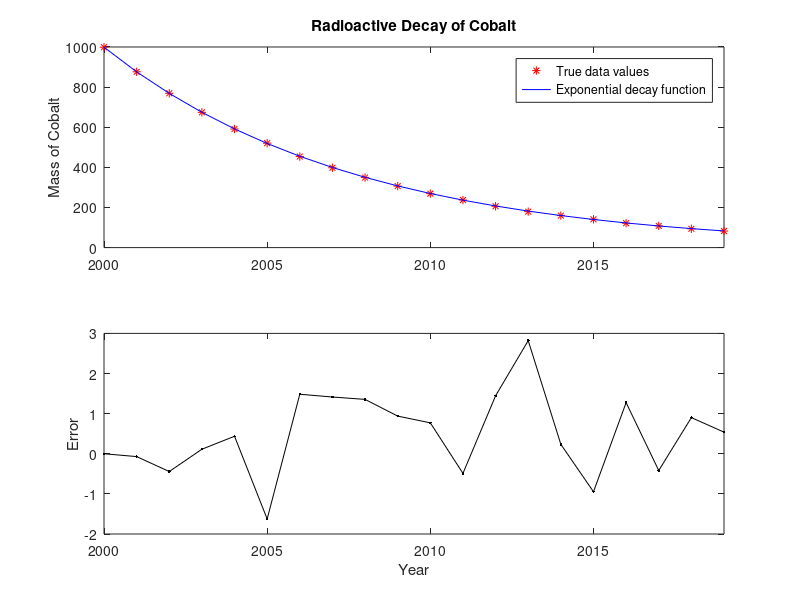
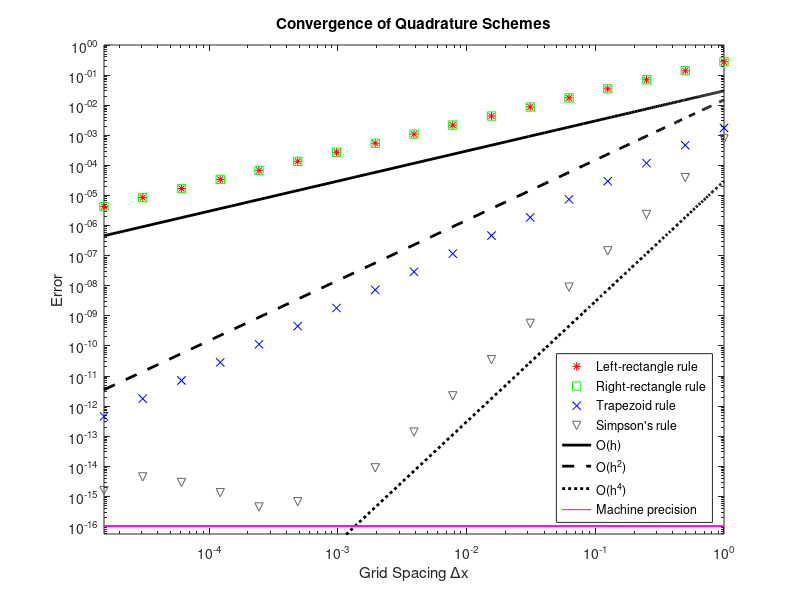

MATLAB code to generate these figures, in order:
clear; clc; close all

%% Problem 7: Initialization

load('Cobalt.mat')

dt = 1;

dAdt_2000f = (-3*Pdata(1) + 4*Pdata(1+dt) - Pdata(1+2*dt)) / (2*dt);
dAdt_2019b = (3*Pdata(20) - 4*Pdata(20-dt) + Pdata(20-2*dt)) / (2*dt);
central_dAdt = @(t) (Pdata((t-1999)+dt) - Pdata((t-1999)-dt)) / (2*dt);

dAdts_all(1,1) = dAdt_2000f;
dAdts_all(2:19,1) = central_dAdt(tdata(2:19,1));
dAdts_all(20,1) = dAdt_2019b;

decay_rates = dAdts_all .* (-1./Pdata);
avg_decay_rate = mean(decay_rates);
t_half = log(2) / avg_decay_rate;

A = @(t) Pdata(1) .* exp(-avg_decay_rate.*(t - tdata(1)));

%% Problem 7: Writeup

clf

subplot(2,1,1), plot(tdata, Pdata, 'r*'), hold on;
subplot(2,1,1), plot(tdata, A(tdata), 'b-');
xlim([2000 2019]);
ylabel('Mass of Cobalt');
title('Radioactive Decay of Cobalt');
legend('True data values','Exponential decay function','Location','Best');

%subplot(2,1,2), plot(tdata, tdata.*0, 'b-'), hold on;
subplot(2,1,2), plot(tdata, A(tdata) - Pdata, 'k.-');
xlim([2000 2019]);
xlabel('Year');
ylabel('Error');

print(gcf,'-dpng','cobalt_decay.png');

%% Problem 12: Intialization

mu = 1;
sigma2 = 4;
a = 2;
b = 4;

p = @(x) exp(-((x-mu).^2) ./ (2.*sigma2));

approxs_left = zeros(17,1);
approxs_right = zeros(17,1);
approxs_trap = zeros(17,1);
approxs_simp = zeros(17,1);

for ii = 0:16
    dx = 2^(-ii);
    xs_left = a:dx:b-dx;
    xs_right = a+dx:dx:b;
    xs_other = a:dx:b;
    approxs_left(ii+1,1) = sum(p(xs_left)) .* dx;
    approxs_right(ii+1,1) = sum(p(xs_right)) .* dx;
    %approxs_trap(ii+1,1) = (dx/2) * (p(a) + p(b) + 2*sum(p(xs_other(2:end-1))));
    approxs_trap(ii+1,1) = trapz(xs_other,p(xs_other));
    approxs_simp(ii+1,1) = (dx./3) .* (p(a) + p(b) + 4.*sum(p(xs_other(2:2:end-1))) + 2.*sum(p(xs_other(3:2:end-2))));
end

true_integral = integral(p,a,b);

%% Problem 12: Writeup

clf

dxs = 2.^(-1.*(0:16));
loglog(dxs,abs(approxs_left - true_integral),'r*'), hold on;
loglog(dxs,abs(approxs_right - true_integral),'gs');
loglog(dxs,abs(approxs_trap - true_integral),'bx');
loglog(dxs,abs(approxs_simp - true_integral),'v','Color',[0.4 0.4 0.4]);

xs = linspace(2^-16,1);
loglog(xs,0.03.*(xs),'k-','Linewidth',2);
loglog(xs,0.015.*(xs.^2),'k--','Linewidth',2);
loglog(xs,0.00003.*(xs.^4),'k:','Linewidth',2);

loglog(xs,ones(length(xs)).*10^-16,'m-');

ylim([10^-16.25 1]);
xlim([2^-16 1]);

legend('Left-rectangle rule','Right-rectangle rule','Trapezoid rule','Simpson''s rule','O(h)','O(h^{2})','O(h^{4})','Machine precision','Location','SouthEast');
title('Convergence of Quadrature Schemes');
ylabel('Error');
xlabel('Grid Spacing \Deltax');

print(gcf,'-dpng','quadrature_errors.png');